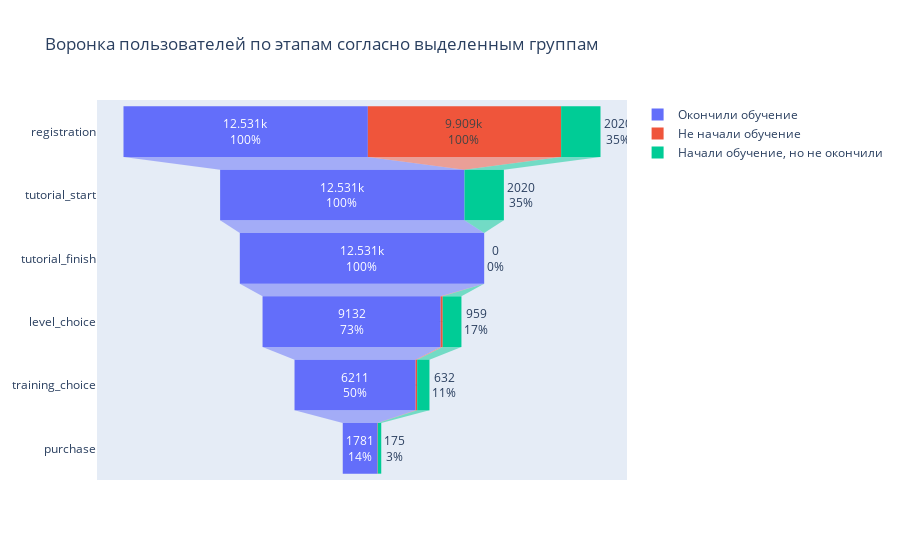

The cell this chart's notebook holds for it:
### Code cell
fig = go.Figure()

trace1 = fig.add_trace(go.Funnel(
    name = 'Окончили обучение',
    y = stages,
    x = values1,
    textinfo = "value+percent initial"))

trace2 = fig.add_trace(go.Funnel(
    name = 'Не начали обучение',
    orientation = "h",
    y = stages,
    x = values2,
    textposition = "inside",
    textinfo = "value+percent previous"))

trace3 = fig.add_trace(go.Funnel(
    name = 'Начали обучение, но не окончили',
    orientation = "h",
    y = stages,
    x = values3,
    textposition = "outside",
    textinfo = "value+percent total"))

fig.update_layout(title_text='Воронка пользователей по этапам согласно выделенным группам')
fig.show()

### Figure 1 — Plotly figure (JSON) as saved in the notebook; plotly's stock layout.template omitted (floating-point values rounded to 4 significant figures)
{"data": [{"name": "Окончили обучение", "textinfo": "value+percent initial", "type": "funnel", "x": [12531, 12531, 12531, 9132, 6211, 1781], "y": ["registration", "tutorial_start", "tutorial_finish", "level_choice", "training_choice", "purchase"]}, {"name": "Не начали обучение", "orientation": "h", "textinfo": "value+percent previous", "textposition": "inside", "type": "funnel", "x": [9909, 0, 0, 107, 77, 18], "y": ["registration", "tutorial_start", "tutorial_finish", "level_choice", "training_choice", "purchase"]}, {"name": "Начали обучение, но не окончили", "orientation": "h", "textinfo": "value+percent total", "textposition": "outside", "type": "funnel", "x": [2020, 2020, 0, 959, 632, 175], "y": ["registration", "tutorial_start", "tutorial_finish", "level_choice", "training_choice", "purchase"]}], "layout": {"title": {"text": "Воронка пользователей по этапам согласно выделенным группам"}}}
